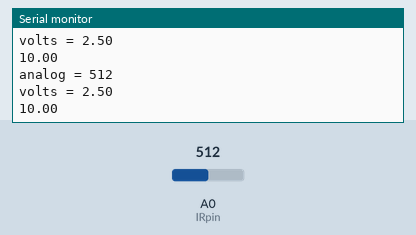
The sketch below on a simulated Arduino Uno, built with avr-gcc and run on an emulated ATmega328P. Parts: the last lines printed to the serial monitor. The inputs (shaded band) are chosen by the test bench; at power-on: A0 (IRpin) = 512.

Above: at 1.2 s.
1.3 s: A0 (IRpin) set to 716
At 2.6 s:
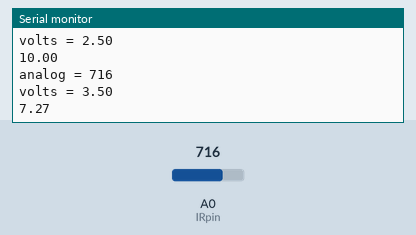
2.8 s: A0 (IRpin) set to 900
At 3.5 s:
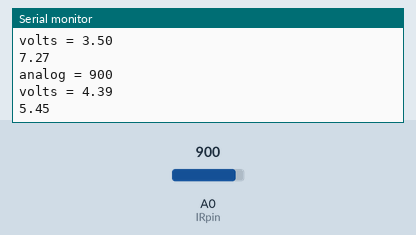
Timing chart, 0 to 5.8 s (numbered marks = the images above; inputs shaded):
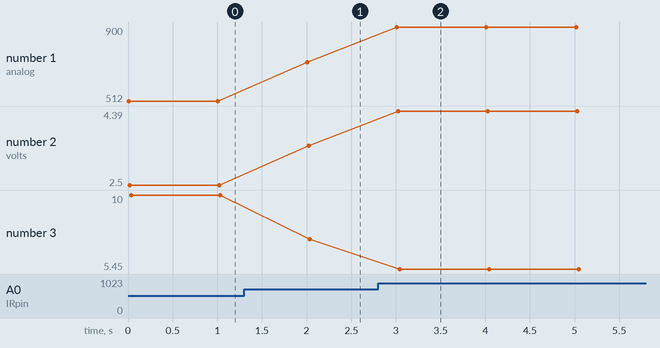

The sketch:

test_ik_dalnomer.ino
```cpp
// аналоговый пин для подключения выхода Vo сенсора
const int IRpin = A0;
float value; // для хранения аналогового значения

void setup() {
  Serial.begin(9600);
  Serial.println("start");
}

void loop() {
// получаем сглаженное значение и переводим в напряжение
  value = irRead(); //medium_read();
  Serial.println(value);
  Serial.println();
  delay(1000);
}

// Усреднение нескольких значений для сглаживания
float irRead() {
  float value;
  int averaging = 0; // переменная для суммирования данных
  int cycl = 3;  // 6
  int delay_const = 0; // 15
  float k = 1.1;
  // Получение 5 значений
  int analog_sum = 0;
  float volts_sum = 0;
  for (int i=0; i<cycl; i++)
  {
    value = analogRead(IRpin);
    analog_sum+=value;

    // значение сенсора переводим в напряжение
    float volts = analogRead(IRpin)*0.0048828125;
    volts_sum+=volts;
    // и в расстояние в см
    int distance=32*pow(volts,-1.10);
    averaging = averaging + distance;
    //delay(delay_const); // Ожидание 55 ms перед каждым чтением
  }
  float result = -1.0;
  value = averaging / cycl; // усреднить значения
  Serial.print("analog = ");
  Serial.println(analog_sum/cycl);
  Serial.print("volts = ");
  Serial.println(volts_sum/cycl);
  if(value>80){
    value = -1;
  }
  else{
    result = value/k;
  }

  return(result);
}

float medium_read(){
  int  d1 = irRead();
  delay(50);
  int  d2 = irRead();
  delay(50);
  int  d3 = irRead();
  delay(50);
  int  d4 = irRead();
  delay(50);
  int  d5 = irRead();
  delay(50);
  float res = (d1 + d2 + d3 + d4 + d5)/5;
  return(res);
}
```

Measured:
- after the input at 1.3 s, the serial monitor: prints a new line after 0.71 s (image 1)
- after the input at 2.8 s, the serial monitor: prints a new line after 0.21 s (image 2)
- plotted number 1: 512 → 716 after the input at 1.3 s, 716 → 900 after the input at 2.8 s
- plotted number 2: 2.5 → 3.5 after the input at 1.3 s, 3.5 → 4.39 after the input at 2.8 s
- plotted number 3: 10 → 7.27 after the input at 1.3 s, 7.27 → 5.45 after the input at 2.8 s
